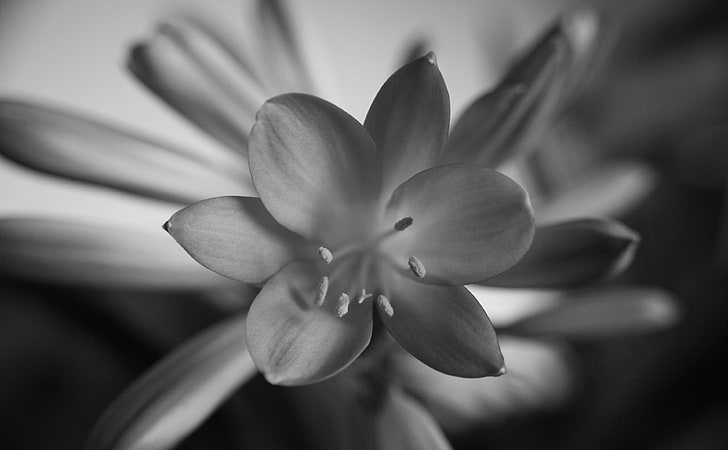
#> input picture assets/flower_gray.jpg, 728 x 450 px, found by its file name
$ python hw2.py   (older library calls are emulated)
#> lines starting #> are read from the running program, lines starting #| are printed output that depends on the picture; after the words box and inside, x2 and y2 are one past the last pixel; in counts of white or black regions, pixels touching at a corner belong together
import cv2
import numpy as np
import matplotlib.pyplot as plt

def sobel_edge_detection(image, threshold=100, apply_smoothing=False):

    if apply_smoothing: #true
        image = cv2.GaussianBlur(image, (5, 5), 0)

    sobel_x = cv2.Sobel(image, cv2.CV_64F, 1, 0, ksize=3)
    sobel_y = cv2.Sobel(image, cv2.CV_64F, 0, 1, ksize=3)

    sobel_magnitude = np.sqrt(sobel_x**2 + sobel_y**2)
    sobel_magnitude = np.uint8(np.clip(sobel_magnitude, 0, 255))

    _, thresholded = cv2.threshold(sobel_magnitude, threshold, 255, cv2.THRESH_BINARY)

    return sobel_magnitude, thresholded


if __name__ == "__main__":

    gray = cv2.imread(r'assets\flower_gray.jpg')
#> gray is the input picture: shape (450, 728, 3); min 0, max 255, mean 95.7

    # Sobel edge detection
    edges, Threshold = sobel_edge_detection(gray, threshold=100, apply_smoothing=False)
#> in sobel_edge_detection, `sobel_x = cv2.Sobel(image, cv2.CV_64F, 1, 0, ksize=3)`:
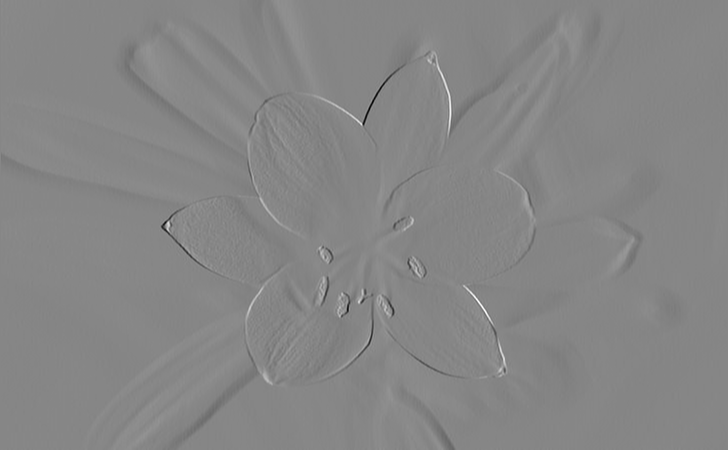
#> sobel_x: shape (450, 728, 3) float64; min -721, max 648, mean -0.6; drawn with min black and max white
#> in sobel_edge_detection, `_, thresholded = cv2.threshold(sobel_magnitude, threshold, 255, cv2.TH..`:
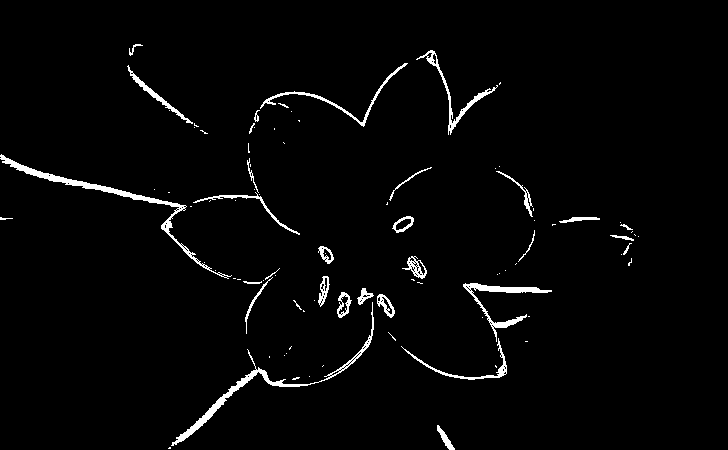
#> thresholded: shape (450, 728, 3); 2.4% white; 92 white regions (61 under 20 px), largest, box (x1, y1, x2, y2) and area: (0, 154, 232, 279) 1372, (171, 302, 374, 446) 1227, (463, 283, 552, 342) 786
    edge_smooth, Threshold_smooth = sobel_edge_detection(gray, threshold=100, apply_smoothing=True)
#> call 2 of sobel_edge_detection, with threshold = 100, apply_smoothing = True
#> in sobel_edge_detection (call 2), `sobel_y = cv2.Sobel(image, cv2.CV_64F, 0, 1, ksize=3)`:
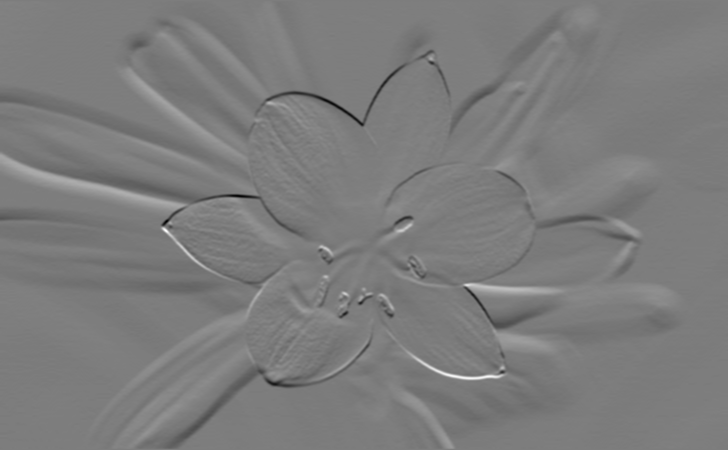
#> sobel_y: shape (450, 728, 3) float64; min -347, max 359, mean -1.8; drawn with min black and max white
#> in sobel_edge_detection (call 2), `sobel_magnitude = np.sqrt(sobel_x**2 + sobel_y**2)`:
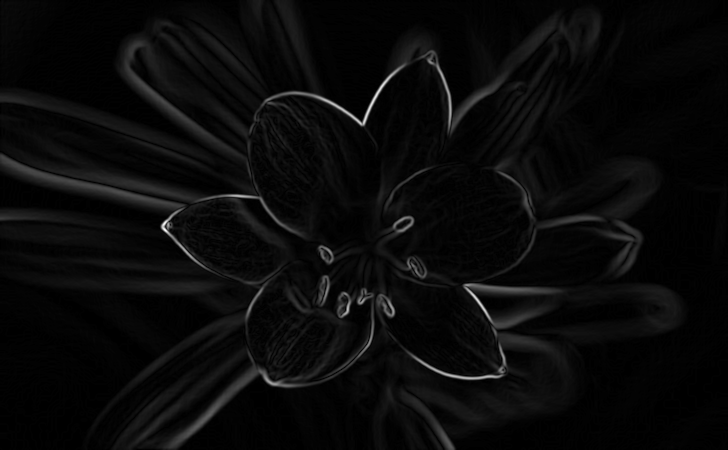
#> sobel_magnitude: shape (450, 728, 3) float64; min 0, max 464.7, mean 18.8; drawn with min black and max white
#> in sobel_edge_detection (call 2), `_, thresholded = cv2.threshold(sobel_magnitude, threshold, 255, cv2.TH..`:
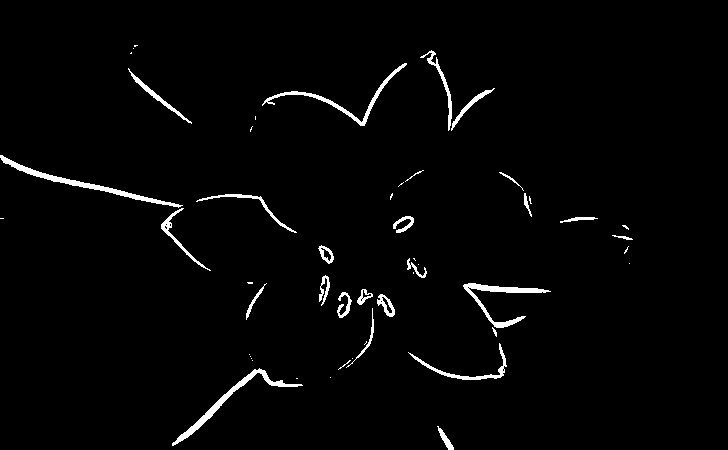
#> thresholded: shape (450, 728, 3); 2.1% white; 51 white regions (25 under 20 px), largest, box (x1, y1, x2, y2) and area: (0, 155, 183, 208) 926, (172, 368, 303, 446) 845, (463, 283, 551, 328) 754

    edges_canny_mid = cv2.Canny(gray, 50, 60)
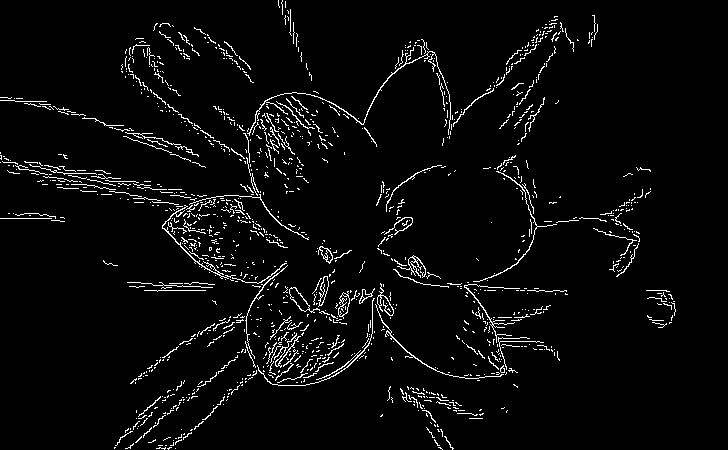
#> edges_canny_mid: shape (450, 728); 3.9% white in thin lines or dots
    edges_canny_larger_val = cv2.Canny(gray, 100, 200)
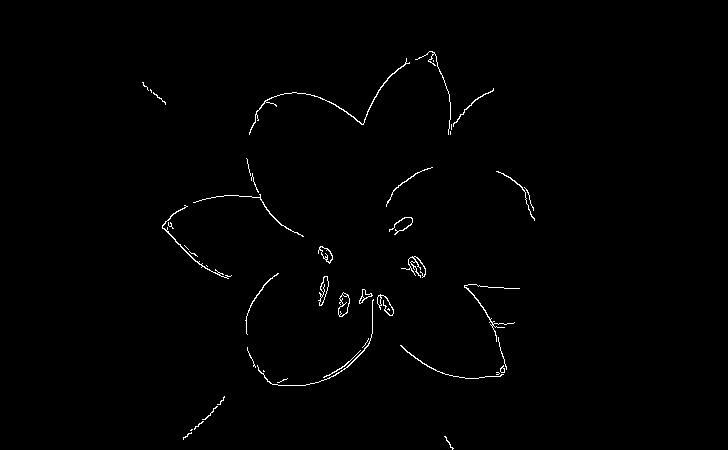
#> edges_canny_larger_val: shape (450, 728); 0.8% white in thin lines or dots, all inside (x1, y1, x2, y2) = (142, 51, 535, 450)

    titles = ['Original Image', 'img Edges', 'Smoothed Edges', 'Canny Edge Detection-50,60', 'Canny Edge Detection-100,200']
    images = [gray, edges, edge_smooth, edges_canny_mid, edges_canny_larger_val]

    plt.figure(figsize=(12, 6))
    for i in range(5):
        plt.subplot(2, 3, i+1)
        plt.imshow(images[i], cmap='gray')
        plt.title(titles[i])
        plt.axis('off')
    plt.show()
